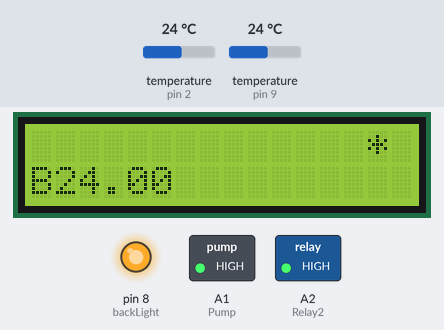
Simulated run of this sketch. Board: Arduino Uno, built with avr-gcc and run on an emulated ATmega328P. Parts: 16×2 character LCD, switched loads named in the sketch (green lamp = pin HIGH), output pins drawn as LEDs (lit = HIGH). Inputs (shaded band) come from the test bench; at power-on: temperature (sensors on pin 2, pin 9) 24 °C. What the sketch prints to the serial monitor is not drawn.

Above: at 6.4 s.
6.5 s: temperature (sensor on pin 2) set to 28.3 °C
At 7.3 s:
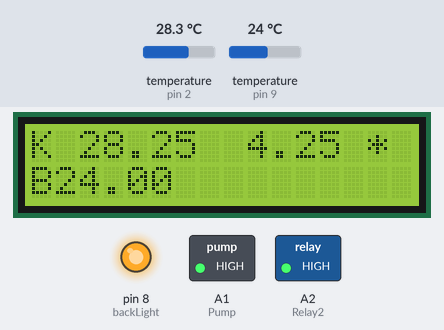
8.9 s: temperature (sensor on pin 2) set to 29.8 °C
At 10.7 s:
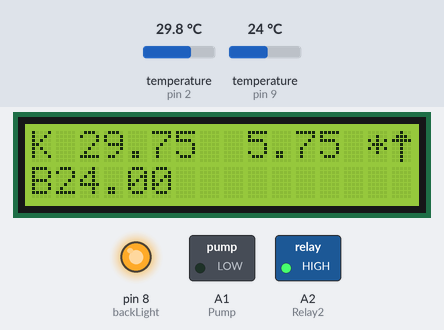
11.7 s: temperature (sensor on pin 9) set to 41 °C
At 13.79 s:
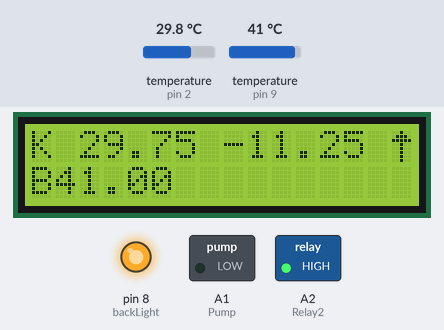
17.4 s: temperature (sensor on pin 9) set to 28 °C
At 21.6 s:
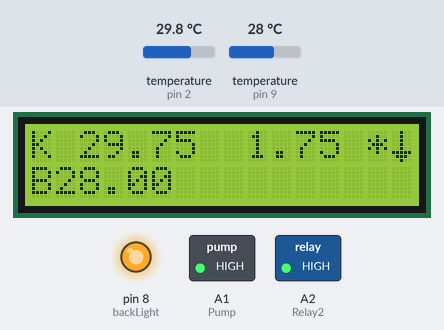
21.9 s: temperature (sensor on pin 2) set to 12 °C
At 22.26 s:
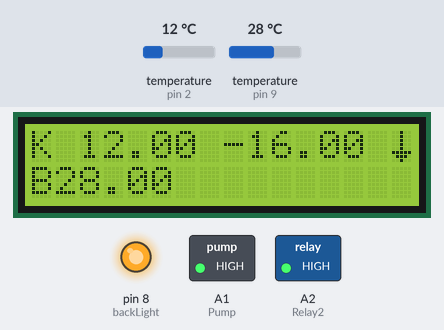
27.6 s: temperature (sensor on pin 9) set to 12 °C
At 29.6 s:
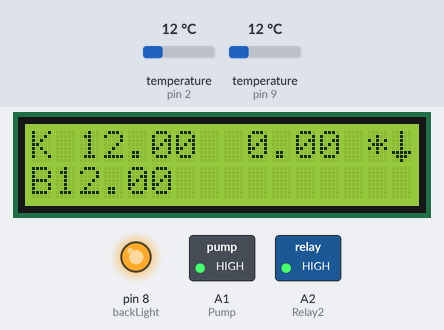
Timing chart, 0 to 31.1 s (numbered marks = the images above; inputs shaded):
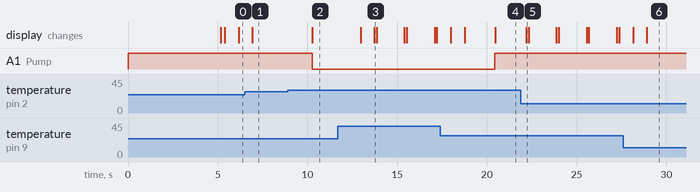

Measured:
- the behaviour switches between 28.9 and 29 °C on temperature (sensor on pin 2) (found by bisection; images 1 and 2)
- after the input at 6.5 s, the display: changes after 0.43 s (image 1)
- after the input at 8.9 s, A1 (Pump): HIGH → LOW after 1.4 s; the display: changes after 1.4 s (image 2)
- after the input at 11.7 s, the display: first changes after 1.3 s (image 3 shows a later state)
- after the input at 21.9 s, the display: changes after 0.30 s (image 5)
- after the input at 27.6 s, the display: first changes after 0.55 s (image 6 shows a later state)

The sketch:

v1.2.ino
```cpp
// *****************************************************************************************************
//                                  W W W . S a u l e V i r e . l t
// ********************************************************************************************************
// Projektas pavadinimu "pasidaryk pats mikrprocesorinį karšto vandens saulės kolektoriaus valdiklį".
// Visi failai yra ir čia:- http://fritzing.org/projects/hot-water-solar-collector-controller-with-thermost
// ********************************************************************************************************


#include <LiquidCrystal.h>
#include <OneWire.h>
#include <DallasTemperature.h>
boolean bBlink = true;


#define Pump A1 //Siurblio valdymo relės išvadas
#define Relay2 A2 //Termostato valdymo relės išvadas

// versijos 11 pasirinkimo pabaiga

#define SERIAL_BAUD_RATE 9600
// Temperatūros jutiklių duomenų laidai prijungti prie Arduino išvadų 8,9,10
#define Collector 2 //Kolektoriaus jutiklio išvadas
#define Boiler 9 //Boilerio jutiklio išvadas
#define Temp_3 A3 //termostato jutiklio išvadas


int relayPin = Pump;
int relay2Pin = Relay2;
static long timer_pump=0;
static long timer_Relay2=0;
static long timer_freezing=0;

static long timer_Collector_Error=0;
static long timer_Boiler_Error=0;
//Laiko intervalai
// REQUEST_Pump_Control minimalus siurblio reles veikimo laiko intervalas, pasikeitus temperatūrų reikšmėms
// REQUEST_Relay2_Control minimalus termostato reles veikimo laiko intervalas, pasikeitus temperatūrų reikšmėms
// REQUEST_Collector_Error laiko intervalas veiksmui, jei kolektoriaus temperatūros jutiklis rodo klaidą
// REQUEST_Boiler_Error laiko intervalas veiksmui, jei boilerio temperatūros jutiklis rodo klaidą
#define REQUEST_Pump_Control 10000          // 10000 millis= 10 sekundžių
#define REQUEST_Relay2_Control 10000       // 15000 millis= 15 sekundžių
#define REQUEST_Collector_Error 600000    // 600000 millis= 10minučių
#define REQUEST_Boiler_Error 10000       // 30000 millis= 30 sekundžių
#define REQUEST_freezing 5000          // 5000 millis= 5 sekundės

int freezing = 1; //kintamasis apsaugai nuo užšalimo įjungti (freezing = 1) arba išjungti (freezing = 0)
int Temp3_daviklis = 1 ; //kintamasis trečio daviklio naudojimui 0- nenaudojamas, 1- naudojamas
int Differential_ON=5; //Čia užduodama prie kokio temperatūrų skirtumo įjungiama kolektoriaus siurblio relė
int Differential_OFF=3; //prie tokio skirtumo siurblio relė išjungiama
int Collector_Error, Boiler_Error,Temp_3_Error; // jutiklio būsenos "klaida" žymė
float Collector_tempC, Boiler_tempC, Sensor3_tempC; //kintamieji temperatūros matavimų reikšmėms saugoti
float Saved_Collector_tempC, Saved_Boiler_tempC;
//Siurblio įjungimo simbolis (rodyklė į viršų)
byte arrow_up[8]={ B00100,B01110,B11111,B00100,B00100,B00100,B00100,B00100};
//Siurblio įšungimo simbolis (rodyklė į žemyn)
byte arrow_down[8]={ B00100,B00100,B00100,B00100,B00100,B11111,B01110,B00100};

      // nustatomos reikšmės valdiklio "susikalbėjimui" su jutikliais DS18B20
      OneWire Collector_T(Collector);
      OneWire Boiler_T(Boiler);
      OneWire Temp_T(Temp_3);
      DallasTemperature CollectorSensor(&Collector_T);
      DallasTemperature BoilerSensor(&Boiler_T);
      DallasTemperature TempSensor(&Temp_T);
      //masyvai jutiklių adresams saugoti
      DeviceAddress Collector_Sensor_Address;
      DeviceAddress Boiler_Sensor_Address;
      DeviceAddress Temp_3_Sensor_Address;

// LCD ekrano nustatymai
// prijungimas:
// rs (LCD išvadas 4) - Arduino išvadas A5
// enable (LCD išvadas 6) - Arduino išvadas 3
// LCD išvadas 15 - Arduino išvadas 13
// LCD išvadai d4, d5, d6, d7 - Arduino išvadai 4, 5, 6, 7

int backLight = 8;    // išvadas 13 valdo ekrano apšvietimą
LiquidCrystal lcd(A5, 3, 4, 5, 6, 7);
// Kintamasis termostato užduotai reikšmei saugoti
int val = 0;
//Programos nustatymų pradžia
void setup() {
  Serial.begin(SERIAL_BAUD_RATE);
  pinMode(Pump, OUTPUT);
  pinMode(Relay2, OUTPUT);
  digitalWrite(Pump, HIGH);
  digitalWrite(Relay2, HIGH);
  // Arduino išvadų paruošimas darbui su LCD ekranu:
  pinMode(backLight, OUTPUT);
  pinMode(backLight, OUTPUT);
  analogWrite(backLight, 200); // Įjungiamas apšvietimas.
  lcd.createChar(1, arrow_down);
  lcd.createChar(2, arrow_up);

  lcd.begin(16, 2);
  // Reklaminio užrašo išvedimas į ekraną (TAI LABAI SVARBU :-).
          lcd.print("www.SauleVire.lt");
          lcd.setCursor(0,1);lcd.print("      v2.0      ");
          Serial.println();
          Serial.println("www.SauleVire.lt");
		Serial.print("Siurblys isijungs, kai temperaturu skirtumas bus - ");  Serial.println(Differential_ON);
		Serial.print("Siurblys issijungs, kai temperaturu skirtumas bus - ");  Serial.println(Differential_OFF);
		if (freezing == 1) {Serial.println("IJUNGTA kolektoriaus apsauga nuo uzsalimo");}
		else {Serial.println("Kolektoriaus apsauga nuo uzsalimo NEIJUNGTA");}
          delay(5000); //Reklama trunka tik 5 sekundes.
          lcd.clear();
CollectorSensor.begin();
          if (!CollectorSensor.getAddress(Collector_Sensor_Address, 0))
          Serial.println("neveikia kolektoriaus temperaturos daviklis");
          // nustatomas didžiausias jutiklio tikslumas- 12 bitų.
          CollectorSensor.setResolution(Collector_Sensor_Address, 12);
BoilerSensor.begin();
          if (!BoilerSensor.getAddress(Boiler_Sensor_Address, 0))
          Serial.println("Neveikia boilerio temperaturos daviklis");
          // nustatomas didžiausias jutiklio tikslumas- 12 bitų.
          BoilerSensor.setResolution(Boiler_Sensor_Address, 12);
TempSensor.begin();
          if (!TempSensor.getAddress(Temp_3_Sensor_Address, 0))
          Serial.println("Neveikia Temp_3 temperaturos daviklis");
          // nustatomas didžiausias jutiklio tikslumas- 12 bitų.
          TempSensor.setResolution(Temp_3_Sensor_Address, 12);
}
//____________________________
//Programos nustatymų pabaiga
//____________________________
void loop() { //Prasideda pagrindinė programa
bBlink = ((bBlink) ? false : true);
 Serial.println();
 Serial.print("Siurblys isijungs, kai temperaturu skirtumas bus - ");  Serial.println(Differential_ON);
 Serial.print("Siurblys issijungs, kai temperaturu skirtumas bus - ");  Serial.println(Differential_OFF);

if (freezing == 1) {lcd.setCursor(14,0);
        Serial.println("Kolektoriaus apsauga nuo uzsalimo I_J_U_N_G_T_A");
 	lcd.print("*");
 }else {
        Serial.println("Kolektoriaus apsauga nuo uzsalimo N_E_I_J_U_N_G_T_A");
	lcd.setCursor(14,0);
	lcd.print(" ");}

// ******************* trečiojo daviklio naudojimas  P_R_A_D_Ž_I_A *****************************************

// ************************** trečiojo daviklio naudojimas  P_A_B_A_I_G_A *************************

  if (!BoilerSensor.getAddress(Boiler_Sensor_Address, 0)) {
  lcd.setCursor(0,1);
  if (bBlink) lcd.print("KLAIDA!");
  else lcd.print("-------");
  Serial.println("Boilerio Temperatura: K_L_A_I_D_A");
  Boiler_Error=1;
  }
else{
BoilerSensor.requestTemperatures();
Serial.print("Boilerio temperatura: ");
Boiler_tempC=BoilerSensor.getTempC(Boiler_Sensor_Address);
if (Boiler_tempC==-127.00){
  lcd.setCursor(0,1);
  if (bBlink) lcd.print("KLAIDA!");
  else lcd.print("-------");
  Serial.println(" K L A I D A !");
  Boiler_Error=1;
}
else{
Serial.println(Boiler_tempC);
  lcd.setCursor(0,1);
  lcd.print("B");
  lcd.setCursor(1,1);
  lcd.print(Boiler_tempC);
  lcd.print(" ");
  Boiler_Error = 0;
}}

if (!CollectorSensor.getAddress(Collector_Sensor_Address, 0)) {
   lcd.setCursor(0,0);
  if (bBlink) lcd.print("KLAIDA!");
  else lcd.print("-------");
   Serial.println("Kolektoriaus Temperatura: K_L_A_I_D_A");
   Collector_Error=1;
}else{
  CollectorSensor.requestTemperatures(); // Komanda jutikliui parodyti išmatuotą temperatūrą
Serial.print("Kolektoriaus Temperatura: ");
Collector_tempC=CollectorSensor.getTempC(Collector_Sensor_Address);
if (Collector_tempC==-127.00){
  lcd.setCursor(0,0);
  if (bBlink) lcd.print("KLAIDA!");
  else lcd.print("-------");
  Serial.println(" K L A I D A !");
  Collector_Error=1;
  }else{
Serial.println(Collector_tempC);
  lcd.setCursor(0,0);
  lcd.print("K");
  if (Collector_tempC >= 0) lcd.print(" ");
  else lcd.setCursor(1,0);
  lcd.print(Collector_tempC);
  lcd.setCursor(8,0);
  if (Collector_tempC-Boiler_tempC >=0) lcd.print(" ");
  lcd.print(Collector_tempC-Boiler_tempC);
  if (Collector_tempC-Boiler_tempC <=10) lcd.print(" ");
  Collector_Error = 0;
  }}


// Tikrinama ar reikia apsaugos nuo užšalimo PRADŽIA
if (millis() > timer_freezing + REQUEST_freezing) {
    timer_freezing = millis();
if (freezing == 1) { //jei apsauga įjungta,
	//tikrinama ar kolektoriaus temperatūra teigiama
if ((Collector_tempC  <= 0 ) && (Collector_Error == 0)) { //jei temperatūra neigiama,
   Siurblys_ijungtas();       //įjungiamas siurblys
   Serial.println("I_J_U_N_G_T_A_S siurblys apsaugai nuo uzsalimo");
   }
      }
}
// Tikrinimo ar reikia apsaugos nuo užšalimo PABAIGA

//__________________________________________________
//Tikrinama kokia turį būti siurblio būsena. Pradžia
//--------------------------------------------------
//kintamasis REQUEST_Pump_Control nurodo kas kiek laiko tai daryti
if (millis() > timer_pump + REQUEST_Pump_Control) {
    timer_pump = millis();
if (Boiler_Error == 0){ // jei boilerio daviklis geras
if (Collector_Error == 0){ // jei kolektoriaus daviklis geras
//tikrinama at kolektorius nėra šiltesnis už boilerį
if (Collector_tempC - Boiler_tempC >= Differential_ON) {
   Siurblys_ijungtas();
   Serial.println("___________________________");
   Serial.println("Siurblys- _I_J_U_N_G_T_A_S_");
   Serial.println("___________________________");
}
//tikrinama ar kolektoriaus ir boilerio temperatūrų skirtumes nėra mažesnis už nustatytą
if (Collector_tempC - Boiler_tempC <= Differential_OFF) {
   Siurblys_isjungtas();
   Serial.println("_________________________");
   Serial.println("Siurblys- _N_E_D_I_R_B_A_");
   Serial.println("_________________________");
}

//______________________________________________
//Kolektoriaus jutiklių klaidų tikrinimo pražia
//----------------------------------------------
}else{Serial.println("************* Kolektoriaus daviklio zyme- BLOGAS! ********************************");
// Jei kolektoriaus temperatūros jutiklis neveikia, įjungiamas siurblys.
// Kas kiek laiko nurodo kintamasis REQUEST_Collector_Error
// Jei boilerio temperatūra mažėja, siurblys išjungiamas.
if (millis() > timer_Collector_Error + REQUEST_Collector_Error) {
   timer_Collector_Error = millis();
   Saved_Boiler_tempC = Boiler_tempC; //Atsimenama boilerio temperatūra
   Siurblys_ijungtas();
   lcd.setCursor(8,0); lcd.print(" ??.??");
   Serial.println("____________________________________________________________");
   Serial.println("***** kolektoriaus apsauga nuo perkaitimo, siurblys ijungtas");
   Serial.println("____________________________________________________________");
   Serial.println(Saved_Boiler_tempC);
}else{ if (Saved_Boiler_tempC - Boiler_tempC >= 0.5 )
       {Siurblys_isjungtas(); timer_Collector_Error = millis();
       }
}
//______________________________________________
  //Boilerio jutiklių klaidų tikrinimo pražia
  //----------------------------------------------

}
}
else{ Serial.println("************* Boilerio daviklio zyme- BLOGAS! ********************************");
      Serial.println("* Siurblys bus ijungtas, kai kolektoriaus temperatura pakils iki 95 laipsniu *");
      Serial.println("* Siurblys bus isjungtas, kai kolektoriaus temperatura nukris iki 85 laipsniu *");
      Serial.println("******************************************************************************");
      if (Collector_tempC >= 95) Siurblys_ijungtas();
      if (Collector_tempC <= 85) Siurblys_isjungtas();
  // if (Collector_tempC >=95){Siurblys_ijungtas();} //Jei kolektoriaus temperatūra didesnė negu 95 laipsniai, įjungiamas siurblys

}
} //__________________________________________________
   //
   //--------------------------------------------------

}//Pagrindinės programos pabaiga
//_______________________________________
//      P A P R O G R A M Ė S
//siurblio ir termostato relių junginėjimui
//---------------------------------------
//siurblio įjungimas ir atitinkamo ženklo ekrane rodymas
void Siurblys_ijungtas()  {
 digitalWrite(Pump, LOW);
 digitalWrite(13, HIGH);
   lcd.setCursor(15,0);
   lcd.write((uint8_t)2);//char up to LCD
//   lcd.setCursor(15,1);
//   lcd.write((uint8_t)2);//char up to LCD
}
//siurblio įšjungimas ir atitinkamo ženklo ekrane rodymas
void Siurblys_isjungtas(){
digitalWrite(Pump, HIGH);
   lcd.setCursor(15,0);
   lcd.write((uint8_t)1);//char down to LCD
//   lcd.setCursor(15,1);
//   lcd.write((uint8_t)1); //char down to LCD
}
//termostato relės įjungimas ir atitinkamo ženklo ekrane rodymas
void Rele_2_ijungta()  {
digitalWrite(Relay2, LOW);
digitalWrite(13, HIGH);
   lcd.setCursor(9,1);
   lcd.write((uint8_t)2);//char up to LCD
}
//termostato reles įsjungimas ir atitinkamo ženklo ekrane rodymas
void Rele_2_isjungta(){
digitalWrite(Relay2, HIGH);
   lcd.setCursor(9,1);
   lcd.write((uint8_t)1); //char down to LCD
}
```
